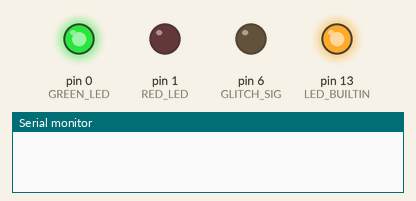
A sketch run on a simulated Arduino Uno, built with avr-gcc and run on an emulated ATmega328P. Parts: output pins drawn as LEDs (lit = HIGH), the last lines printed to the serial monitor. Pins used as bus, display or sensor lines are not drawn.

Above: at 0.1 s.
At 1.1 s:
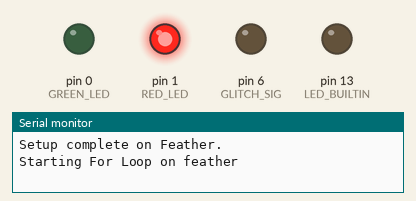
At 16.5 s:
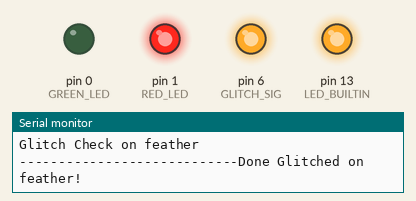
Timing chart, 0 to 18.0 s (numbered marks = the images above):
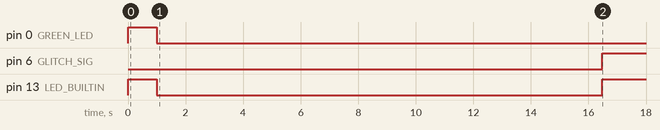

The sketch:

Adafruit-M0-Glitch-Hoopes.ino
```cpp
int GREEN_LED = 0;
int RED_LED = 1;
int GLITCH_SIG = 6;

#define OUTER_LOOP_CNT 9000
#define INNER_LOOP_CNT 500

int glitched = 0;
int greenblinkcnt = 0;
volatile uint32_t i,j;
volatile uint32_t cnt;


void setup() {
    pinMode(GLITCH_SIG, OUTPUT);
    digitalWrite(GLITCH_SIG, LOW);


    pinMode(LED_BUILTIN, OUTPUT);
    pinMode(GREEN_LED, OUTPUT);
    pinMode(RED_LED, OUTPUT);

    //Turn on Greens to prove they work
    digitalWrite(LED_BUILTIN, HIGH);
    digitalWrite(GREEN_LED, HIGH);

    delay(1000);

    //Go to preglitched light state
    digitalWrite(LED_BUILTIN, LOW);
    digitalWrite(GREEN_LED, LOW);
    digitalWrite(RED_LED, HIGH);


    Serial.begin(115200); // open the serial port at 115200
    Serial.print("Setup complete on Feather.\n");

}

void loop()
{
    if (glitched == 1) {
        digitalWrite(GLITCH_SIG, HIGH);

        //I use this method to blink so I don't miss the reset stuck in a for loop.  Hopefully hard to miss reset because it was down shorter than this loop runs.
        digitalWrite(LED_BUILTIN, HIGH);
        digitalWrite(RED_LED, LOW);
        greenblinkcnt++;

        if (greenblinkcnt < 5000) {
            digitalWrite(GREEN_LED, HIGH);
        }
        else if (greenblinkcnt < 10000) {
            digitalWrite(GREEN_LED, LOW);
        }
        else {
            greenblinkcnt = 0;
        }
    }
    else {
        Serial.print("Starting For Loop on feather\n");
        cnt = 0;
        for (i = 0; i < INNER_LOOP_CNT; i++) {
            for (j = 0; j < OUTER_LOOP_CNT; j++) {
              cnt++;
            }
        }
        Serial.print("Glitch Check on feather\n");
        if (i != INNER_LOOP_CNT || j != OUTER_LOOP_CNT || cnt != INNER_LOOP_CNT * OUTER_LOOP_CNT) {
            Serial.print ("----------------------------Done Glitched on feather!\n");
            glitched = 1;
        }
    }
}
```

Measured:
- by itself, pin 6 (GLITCH_SIG): LOW → HIGH at 16.5 s
- by itself, pin 13 (LED_BUILTIN): HIGH → LOW at 1.0 s, → HIGH 15.5 s later
